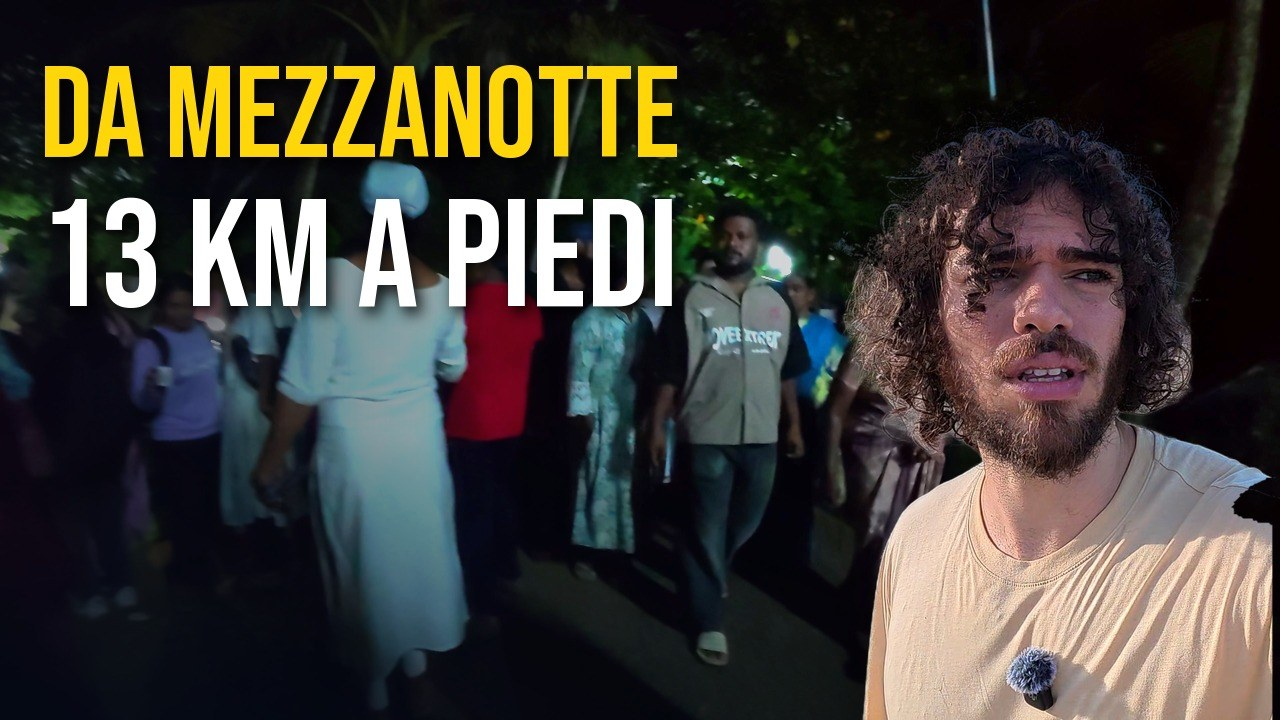
#> input picture copioni/arthunkal_miniature/D_mezzanotte.jpg, 1280 x 720 px, given in place of a_023510_0233.jpg, which was not available
$ python thumb_arth.py
#> lines starting #> are read from the running program, lines starting #| are printed output that depends on the picture; after the words box and inside, x2 and y2 are one past the last pixel; in counts of white or black regions, pixels touching at a corner belong together; pictures that were not available may be replaced by others from this repository, and a replacement may not be noted
import numpy as np
from PIL import Image, ImageDraw, ImageFont, ImageFilter, ImageEnhance
W,H=1280,720
BEB='/root/fonts/bebas-neue-latin-400-normal.woff'; YEL=(255,214,10); WHITE=(255,255,255)
A='/home/user/YouTube-assistant/work/car/a/'
def cover(im,w,h,cx=.5,cy=.5):
#> called with w = 1280, h = 720, cx = 0.3, cy = 0.5
    r=max(w/im.width,h/im.height); im=im.resize((int(im.width*r+.5),int(im.height*r+.5)),Image.LANCZOS)
#> after `r = max(w / im.width, h / im.height)`: r = 1
#> in cover, im is the input picture: PIL image 1280x720 RGB; mean R, G, B 62.9, 59.7, 55
    x=int((im.width-w)*cx); y=int((im.height-h)*cy); return im.crop((x,y,x+w,y+h))
#> after `x = int((im.width - w) * cx)`: x = 0
#> after `y = int((im.height - h) * cy)`: y = 0
def grade(im,c,s,b): return ImageEnhance.Brightness(ImageEnhance.Color(ImageEnhance.Contrast(im).enhance(c)).enhance(s)).enhance(b)
#> called with c = 1.2, s = 1.25, b = 1.15
def manuel(h):
#> called with h = 619
    a=Image.open('manuel.png').convert('RGBA'); a=a.crop(a.getchannel('A').point(lambda v:255 if v>20 else 0).getbbox())
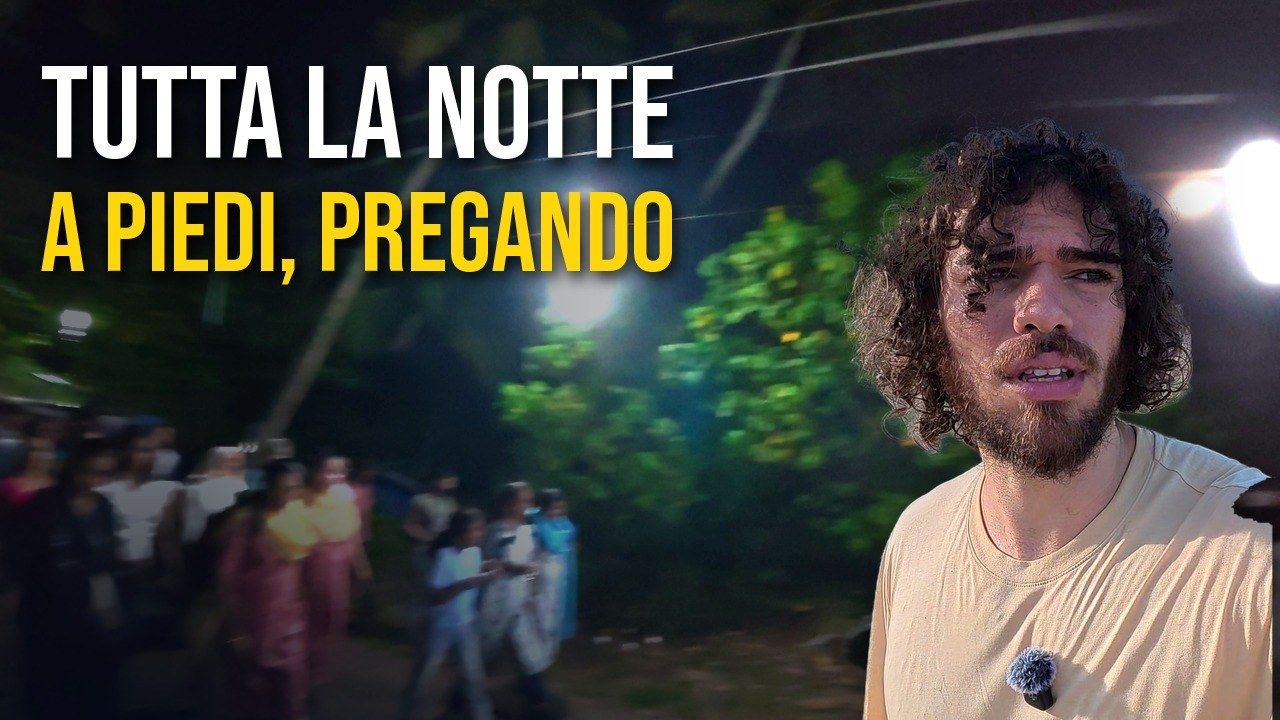
#> input picture copioni/arthunkal_miniature/E_tuttalanotte.jpg, 1280 x 720 px, given in place of manuel.png, which was not available
    rgb=grade(a.convert('RGB'),1.08,1.1,1.05).convert('RGBA'); rgb.putalpha(a.getchannel('A'))
    return rgb.resize((int(a.width*h/a.height),h),Image.LANCZOS)
#> returned value: PIL image 1100x619 RGBA
def text(base,lines,x,y,target):
    for t,col,gap in lines:
        f0=ImageFont.truetype(BEB,100); w0=ImageDraw.Draw(base).textbbox((0,0),t,font=f0)[2]
        sz=int(100*target/w0); f=ImageFont.truetype(BEB,sz); bb=ImageDraw.Draw(base).textbbox((0,0),t,font=f)
        sh=Image.new('RGBA',base.size,(0,0,0,0)); ImageDraw.Draw(sh).text((x+5,y+7),t,font=f,fill=(0,0,0,235))
        base.alpha_composite(sh.filter(ImageFilter.GaussianBlur(7))); ImageDraw.Draw(base).text((x,y),t,font=f,fill=col)
        y+=bb[3]+gap
def make(out,bgname,cx,lines,dark=0.75,b=0.95):
    bg=grade(cover(Image.open(A+bgname).convert('RGB'),W,H,cx,0.5),1.2,1.25,b)
    g=np.zeros((H,W),np.float32); xs=np.linspace(1,0,W); g[:]=np.clip(xs*1.15,0,1)**1.4*dark
    g+=np.clip((np.arange(H)[:,None]/H-0.6)/0.4,0,1)*0.35
    sh=Image.fromarray((np.clip(g,0,1)*255).astype('uint8'))
    base=Image.composite(Image.new('RGB',(W,H),(4,10,22)),bg,sh).convert('RGBA')
    m=manuel(int(H*0.86)); pos=(W-m.width+10,H-m.height)
#> after `pos = (W - m.width + 10, H - m.height)`: pos = (190, 101)
    al=Image.new('L',base.size,0); al.paste(m.getchannel('A'),pos); s=Image.new('RGBA',base.size,(0,0,0,0))
#> after `al = Image.new('L', base.size, 0)`: al: PIL image 1280x720 L; every value is 0
#> after `al.paste(m.getchannel('A'), pos)`:
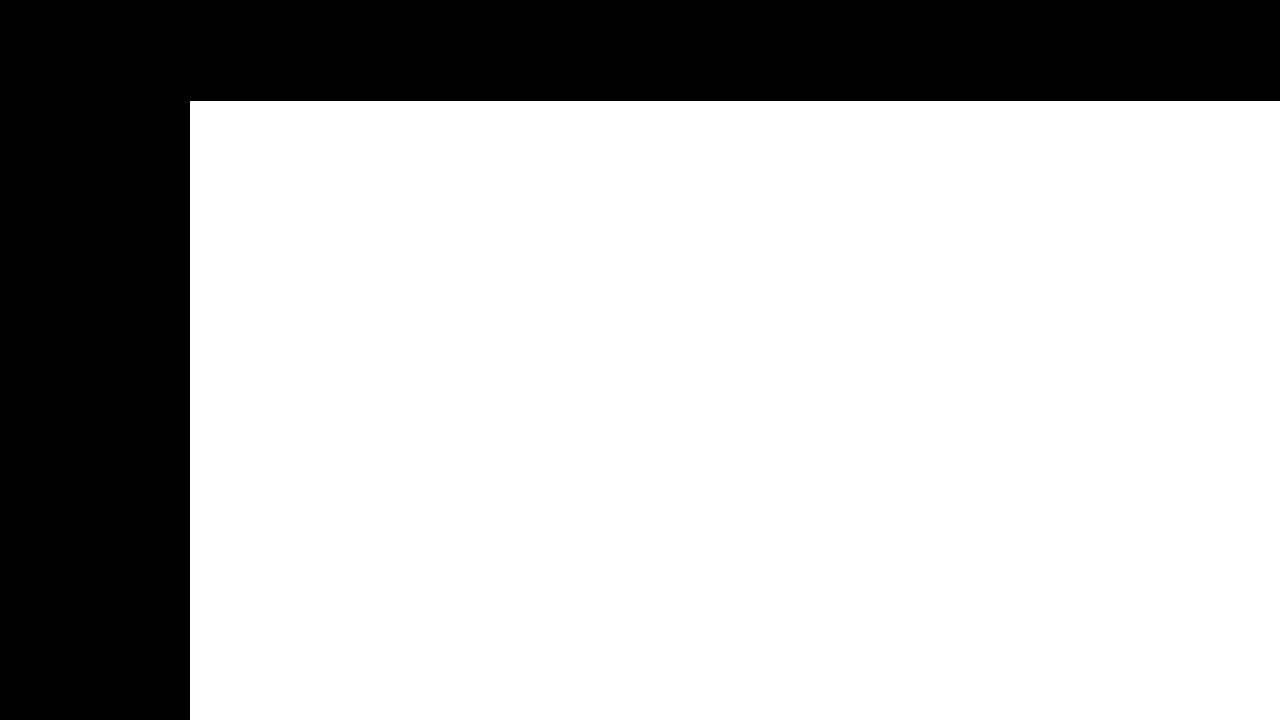
#> al: PIL image 1280x720 L; 73.2% white; 1 black region, box (x1, y1, x2, y2) and area: (0, 0, 1280, 720) 246890
#> after `s = Image.new('RGBA', base.size, (0, 0, 0, 0))`: s: PIL image 1280x720 RGBA; every value is 0
    s.putalpha(al.filter(ImageFilter.GaussianBlur(30)).point(lambda v:int(v*0.55))); base.alpha_composite(s); base.alpha_composite(m,pos)
    text(base,lines,40,40,640)
#> the loop in text, `for t,col,gap in lines:` made 2 passes
#> (w0, sz, bb, y) on passes 1 to 2: (732, 87, (0, 17, 637, 82), 132), (912, 70, (0, 13, 638, 66), 198)
#> after the loop in text, `for t,col,gap in lines:`: y = 198
    base.convert('RGB').save(out,quality=92)
make('A_2e30.jpg','a_023510_0233.jpg',0.3,[("2:30 DI NOTTE",WHITE,10),("13 KM PREGANDO",YEL,0)],0.6,1.15)
make('B_milano.jpg','a_090733_0296.jpg',0.85,[("UNA STATUA",WHITE,6),("DI MILANO",YEL,10),("SULLA COSTA DELL'INDIA",WHITE,0)])
#> in cover, im is the input picture: PIL image 1280x720 RGB; mean R, G, B 69.5, 69.7, 64.5
#> call 2 of text, with x = 40, y = 40, target = 640
#> the loop in text (call 2), `for t,col,gap in lines:` made 3 passes
#> (w0, sz, bb, y) on passes 1 to 3: (628, 101, (0, 18, 635, 95), 141), (534, 119, (0, 22, 635, 113), 264), (1274, 50, (0, 10, 637, 48), 312)
#> after the loop in text (call 2), `for t,col,gap in lines:`:
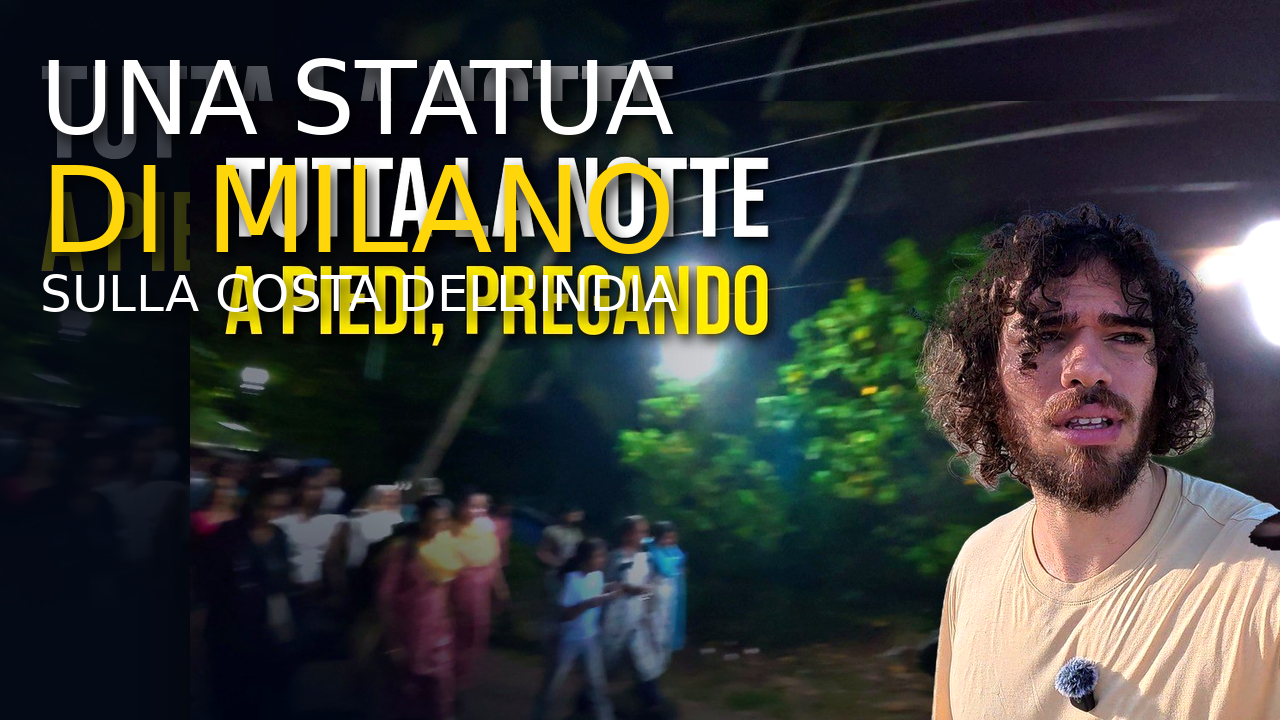
#> base: PIL image 1280x720 RGBA; mean R, G, B, A 61.4, 62.6, 57.1, 255
#> after the loop in text (call 2), `for t,col,gap in lines:`:
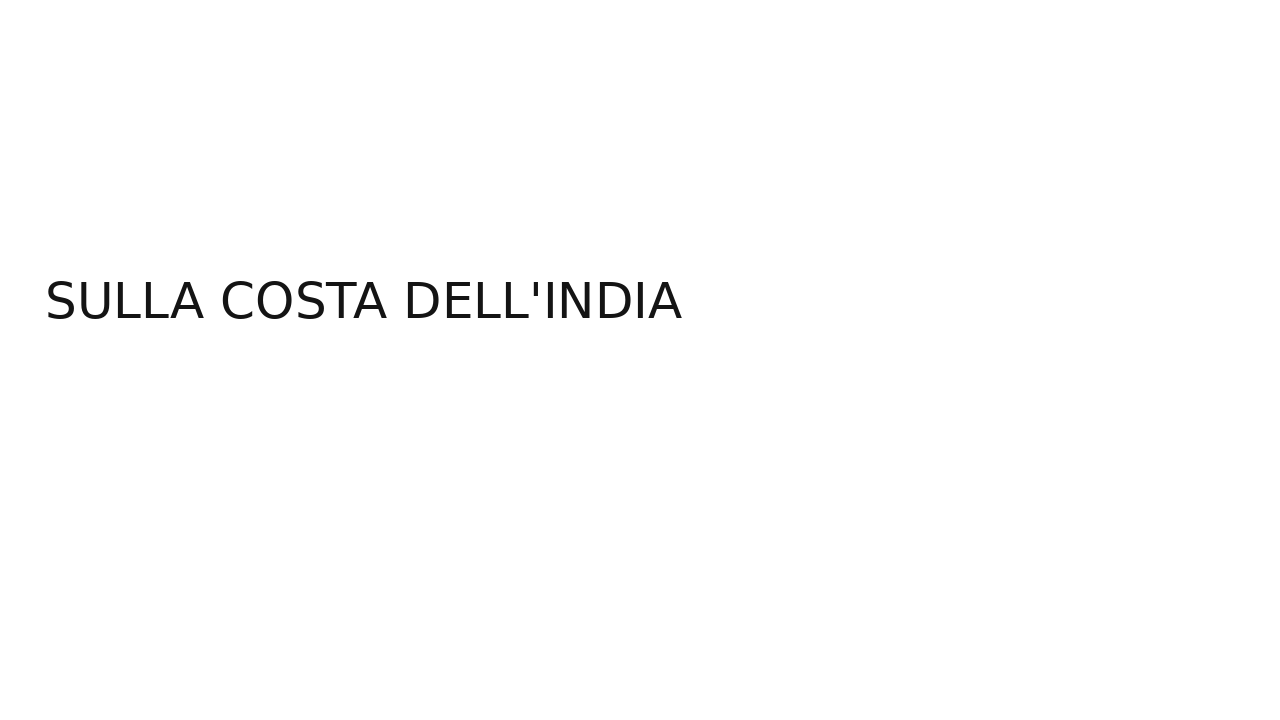
#> sh: PIL image 1280x720 RGBA; mean R, G, B, A 0, 0, 0, 1.7; transparent parts drawn white
#> after the loop in text (call 2), `for t,col,gap in lines:`: y = 312
make('C_senzafermarsi.jpg','a_090903_0299.jpg',0.4,[("13 KM",YEL,6),("SENZA MAI FERMARSI",WHITE,0)])
#> (the run stopped early here; a loop or call above may not have finished)
